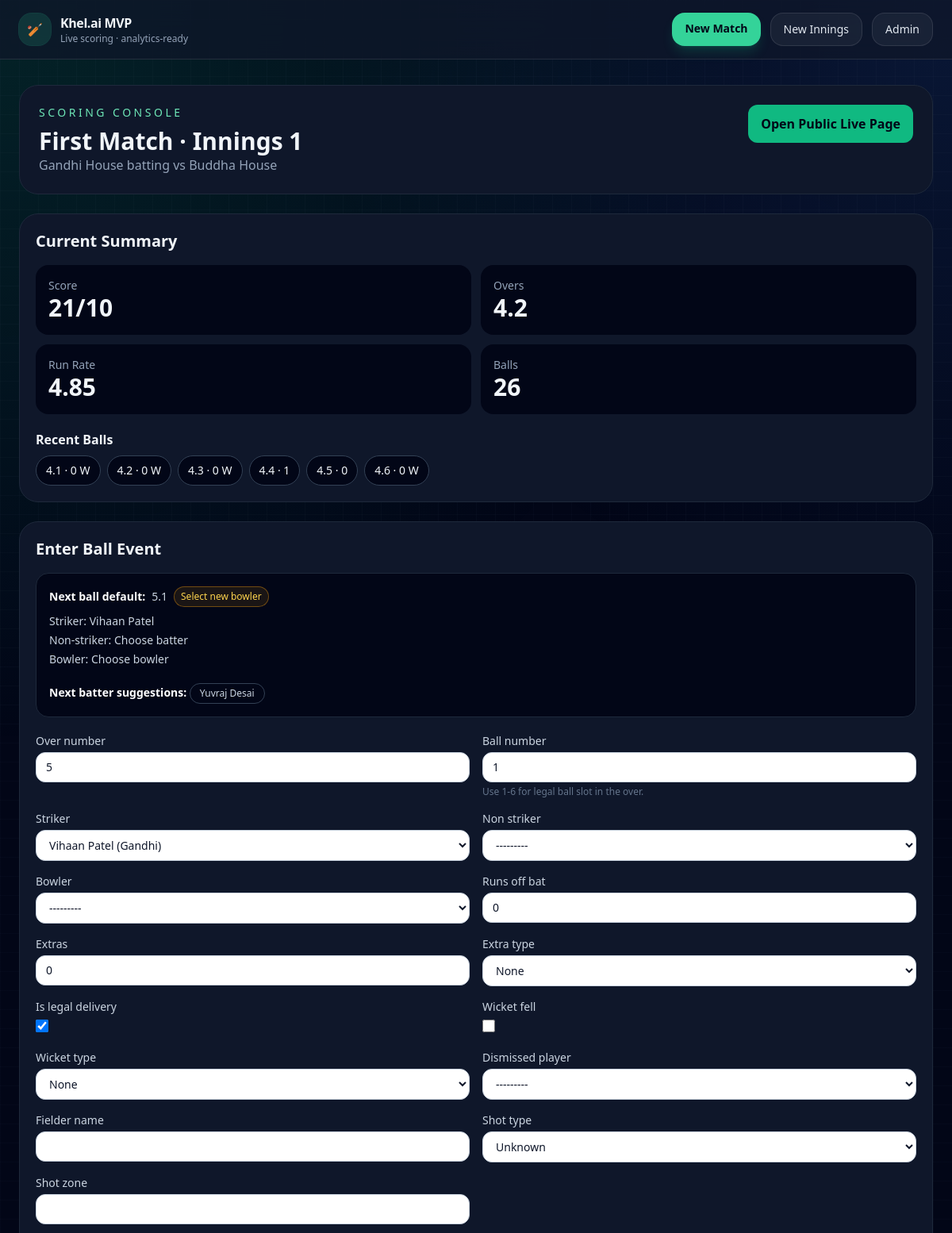
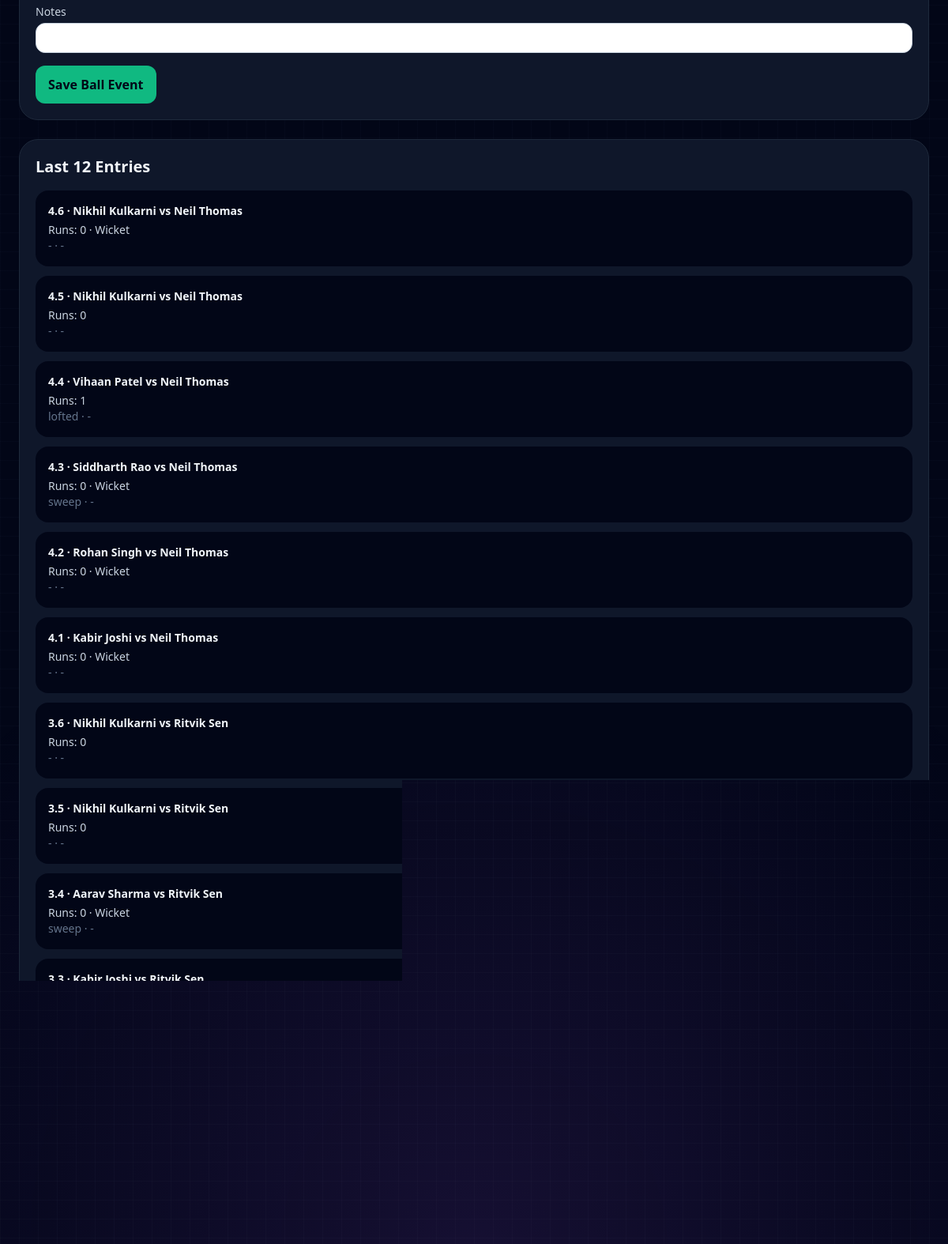
The page /innings/1/scoring/ on the database its author committed (2 pictures, top to bottom).
### matches/models.py (models this page shows, shortened)
class Innings(models.Model):
    match = models.ForeignKey(Match, on_delete=models.CASCADE, related_name="innings")
    innings_number = models.PositiveSmallIntegerField()
    batting_team = models.ForeignKey(Team, on_delete=models.CASCADE, related_name="batting_innings")
    bowling_team = models.ForeignKey(Team, on_delete=models.CASCADE, related_name="bowling_innings")
    total_overs_limit = models.PositiveSmallIntegerField(default=20)
    is_complete = models.BooleanField(default=False)
    class Meta:
        unique_together = ("match", "innings_number")
        ordering = ["innings_number"]

class Match(models.Model):
    title = models.CharField(max_length=200)
    tournament_name = models.CharField(max_length=200, blank=True)
    venue = models.CharField(max_length=200, blank=True)
    match_date = models.DateField(null=True, blank=True)
    team_1 = models.ForeignKey(Team, on_delete=models.CASCADE, related_name="home_matches")
    team_2 = models.ForeignKey(Team, on_delete=models.CASCADE, related_name="away_matches")
    toss_winner = models.ForeignKey(
        Team,
        on_delete=models.SET_NULL,
        null=True,
        blank=True,
        related_name="toss_wins"
    )
    toss_decision = models.CharField(max_length=20, blank=True)
    status = models.CharField(max_length=30, default="live")
    stream_url = models.URLField(blank=True)
    class Meta:
        ordering = ["-id"]

class Team(models.Model):
    name = models.CharField(max_length=120, unique=True)
    short_name = models.CharField(max_length=12, blank=True)

class Player(models.Model):
    team = models.ForeignKey(Team, on_delete=models.CASCADE, related_name="players")
    name = models.CharField(max_length=120)
    jersey_number = models.PositiveIntegerField(null=True, blank=True)
    batting_hand = models.CharField(max_length=20, blank=True)
    bowling_style = models.CharField(max_length=50, blank=True)
    class Meta:
        unique_together = ("team", "name")
        ordering = ["team__name", "name"]
    def __str__(self):
        return f"{self.name} ({self.team.short_name or self.team.name})"

class BallEvent(models.Model):
    EXTRA_CHOICES = [
        ("", "None"),
        ("wide", "Wide"),
        ("no_ball", "No Ball"),
        ("bye", "Bye"),
        ("leg_bye", "Leg Bye"),
        ("penalty", "Penalty"),
    ]
    WICKET_CHOICES = [
        ("", "None"),
        ("bowled", "Bowled"),
        ("caught", "Caught"),
        ("lbw", "LBW"),
        ("run_out", "Run Out"),
        ("stumped", "Stumped"),
        ("hit_wicket", "Hit Wicket"),
        ("retired_out", "Retired Out"),
    ]
    SHOT_CHOICES = [
        ("", "Unknown"),
        ("defence", "Defence"),
        ("drive", "Drive"),
        ("cut", "Cut"),
        ("pull", "Pull"),
        ("sweep", "Sweep"),
        ("glance", "Glance"),
        ("lofted", "Lofted"),
    ]
    innings = models.ForeignKey(Innings, on_delete=models.CASCADE, related_name="ball_events")
    over_number = models.PositiveSmallIntegerField()
    ball_number = models.PositiveSmallIntegerField(help_text="Use 1-6 for legal ball slot in the over.")
    striker = models.ForeignKey(Player, on_delete=models.CASCADE, related_name="balls_faced_as_striker")
    non_striker = models.ForeignKey(Player, on_delete=models.CASCADE, related_name="balls_faced_as_non_striker")
    bowler = models.ForeignKey(Player, on_delete=models.CASCADE, related_name="balls_bowled")
    runs_off_bat = models.PositiveSmallIntegerField(default=0)
    extras = models.PositiveSmallIntegerField(default=0)
    extra_type = models.CharField(max_length=20, choices=EXTRA_CHOICES, blank=True)
    is_legal_delivery = models.BooleanField(default=True)
    wicket_fell = models.BooleanField(default=False)
    wicket_type = models.CharField(max_length=20, choices=WICKET_CHOICES, blank=True)
    dismissed_player = models.ForeignKey(
        Player,
        null=True,
        blank=True,
        on_delete=models.SET_NULL,
        related_name="dismissals"
    )
    fielder_name = models.CharField(max_length=120, blank=True)
    shot_type = models.CharField(max_length=20, choices=SHOT_CHOICES, blank=True)
    shot_zone = models.CharField(max_length=50, blank=True)
    notes = models.CharField(max_length=255, blank=True)
    created_at = models.DateTimeField(auto_now_add=True)
    class Meta:
        ordering = ["over_number", "ball_number", "id"]
    @property
    def total_runs(self):
        return self.runs_off_bat + self.extras

### matches/views.py (the view)
# urls.py: path("innings/<int:pk>/scoring/", views.innings_scoring, name="innings_scoring"),
def innings_scoring(request, pk):
    innings = get_object_or_404(
        Innings.objects.select_related("match", "batting_team", "bowling_team"),
        pk=pk
    )
    scoring_state = get_scoring_state(innings)
    form_kwargs = {
        "innings": innings,
        "scoring_state": scoring_state,
    }
    if request.method == "POST":
        form = BallEventForm(request.POST, **form_kwargs)
    else:
        form = BallEventForm(initial=scoring_state.as_form_initial(), **form_kwargs)
    if request.method == "POST" and form.is_valid():
        ball = form.save(commit=False)
        ball.innings = innings
        ball.save()
        messages.success(request, f"Ball {ball.over_number}.{ball.ball_number} saved.")
        return redirect("innings_scoring", pk=innings.pk)
    summary = innings_summary(innings)
    events = innings.ball_events.select_related("striker", "non_striker", "bowler").order_by("-id")[:12]
    suggested_batters = list(
        innings.batting_team.players.filter(id__in=scoring_state.suggested_next_batter_ids).order_by("name")
    )
    batting_players = innings.batting_team.players.in_bulk()
    bowling_players = innings.bowling_team.players.in_bulk()
    next_ball_context = {
        "over_number": scoring_state.over_number,
        "ball_number": scoring_state.ball_number,
        "striker_name": batting_players.get(scoring_state.striker_id).name if scoring_state.striker_id in batting_players else "",
        "non_striker_name": batting_players.get(scoring_state.non_striker_id).name if scoring_state.non_striker_id in batting_players else "",
        "bowler_name": bowling_players.get(scoring_state.bowler_id).name if scoring_state.bowler_id in bowling_players else "",
        "requires_new_bowler": scoring_state.requires_new_bowler,
    }
    return render(
        request,
        "matches/innings_scoring.html",
        {
            "innings": innings,
            "form": form,
            "scoring_state": scoring_state,
            "next_ball_context": next_ball_context,
            "summary": summary,
            "events": events,
            "suggested_batters": suggested_batters,
        },
    )

### matches/forms.py (shortened to what this page needs)
class BallEventForm(forms.ModelForm):
    class Meta:
        model = BallEvent
        fields = [
            "over_number",
            "ball_number",
            "striker",
            "non_striker",
            "bowler",
            "runs_off_bat",
            "extras",
            "extra_type",
            "is_legal_delivery",
            "wicket_fell",
            "wicket_type",
            "dismissed_player",
            "fielder_name",
            "shot_type",
            "shot_zone",
            "notes",
        ]
    def __init__(self, *args, innings=None, scoring_state=None, **kwargs):
        super().__init__(*args, **kwargs)
        self.innings = innings
        self.scoring_state = scoring_state
        if innings is not None:
            batting_qs = innings.batting_team.players.all().order_by("name")
            bowling_qs = innings.bowling_team.players.all().order_by("name")
            self.fields["striker"].queryset = batting_qs
            self.fields["non_striker"].queryset = batting_qs
            self.fields["dismissed_player"].queryset = batting_qs
            self.fields["bowler"].queryset = bowling_qs
        apply_form_control_styles(self.fields)

### matches/forms.py (called while the page is built)
def apply_form_control_styles(fields):
    for field in fields.values():
        css = (
            "w-full rounded-xl border border-slate-300 bg-white "
            "px-3 py-2 text-sm text-slate-900 placeholder:text-slate-400 "
            "focus:border-emerald-500 focus:outline-none"
        )
        if isinstance(field.widget, forms.CheckboxInput):
            field.widget.attrs.update({"class": "h-4 w-4 rounded border-slate-300"})
        else:
            field.widget.attrs.update({"class": css})

### matches/scoring.py (called while the page is built)
def _should_swap_strike(event):
    if event.extra_type == "wide":
        return max(event.extras - 1, 0) % 2 == 1
    if event.extra_type == "no_ball":
        return (event.runs_off_bat + max(event.extras - 1, 0)) % 2 == 1
    return event.total_runs % 2 == 1

def _available_batter_ids(innings, active_batter_ids):
    dismissed_ids = set()
    for event in innings.ball_events.filter(wicket_fell=True).only("dismissed_player_id", "striker_id"):
        dismissed_ids.add(event.dismissed_player_id or event.striker_id)
    excluded_ids = dismissed_ids | {player_id for player_id in active_batter_ids if player_id}
    return list(
        innings.batting_team.players.exclude(id__in=excluded_ids)
        .order_by("name")
        .values_list("id", flat=True)
    )

### matches/templates/matches/innings_scoring.html (shortened to what this page needs)
{% extends "matches/base.html" %}
{% block content %}
<section class="mb-6 rounded-3xl border border-slate-800 bg-slate-900 p-6">
  <div class="flex flex-wrap items-start justify-between gap-4">
    <div>
      <p class="mb-2 text-sm uppercase tracking-[0.25em] text-emerald-300">Scoring Console</p>
      <h1 class="text-3xl font-bold">{{ innings.match.title }} · Innings {{ innings.innings_number }}</h1>
      <p class="text-slate-400">{{ innings.batting_team.name }} batting vs {{ innings.bowling_team.name }}</p>
    </div>
    <a href="{% url 'live_match' innings.match.pk %}" class="rounded-xl bg-emerald-500 px-4 py-3 font-semibold text-slate-950">
      Open Public Live Page
    </a>
  </div>
</section>
<section class="grid gap-6 xl:grid-cols-[1.1fr_1.5fr_1fr]">
  <aside class="rounded-3xl border border-slate-800 bg-slate-900 p-5">
    <h2 class="mb-4 text-xl font-semibold">Current Summary</h2>
    <div class="grid grid-cols-2 gap-3">
      <div class="rounded-2xl bg-slate-950 p-4">
        <p class="text-sm text-slate-400">Score</p>
        <p class="text-3xl font-bold">{{ summary.total_runs }}/{{ summary.wickets }}</p>
      </div>
      <div class="rounded-2xl bg-slate-950 p-4">
        <p class="text-sm text-slate-400">Overs</p>
        <p class="text-3xl font-bold">{{ summary.overs }}</p>
      </div>
      <div class="rounded-2xl bg-slate-950 p-4">
        <p class="text-sm text-slate-400">Run Rate</p>
        <p class="text-3xl font-bold">{{ summary.run_rate }}</p>
      </div>
      <div class="rounded-2xl bg-slate-950 p-4">
        <p class="text-sm text-slate-400">Balls</p>
        <p class="text-3xl font-bold">{{ summary.legal_balls }}</p>
      </div>
    </div>
    <div class="mt-5">
      <h3 class="mb-2 font-semibold">Recent Balls</h3>
      <div class="flex flex-wrap gap-2">
        {% for ball in summary.recent_balls %}
          <span class="rounded-full border border-slate-700 bg-slate-950 px-3 py-2 text-sm">
            {{ ball.over_ball }} · {{ ball.label }}
          </span>
        {% empty %}
          <span class="text-sm text-slate-400">No balls entered yet.</span>
        {% endfor %}
      </div>
    </div>
  </aside>
  <section class="rounded-3xl border border-slate-800 bg-slate-900 p-5">
    <h2 class="mb-4 text-xl font-semibold">Enter Ball Event</h2>
    <div class="mb-5 rounded-2xl border border-slate-800 bg-slate-950 p-4 text-sm text-slate-300">
      <div class="mb-2 flex flex-wrap items-center gap-2">
        <span class="font-semibold text-white">Next ball default:</span>
        <span>{{ next_ball_context.over_number }}.{{ next_ball_context.ball_number }}</span>
        {% if next_ball_context.requires_new_bowler %}
          <span class="rounded-full border border-amber-500/40 bg-amber-500/10 px-2 py-1 text-xs text-amber-300">Select new bowler</span>
        {% endif %}
      </div>
      <div class="flex flex-col gap-1">
        <span>Striker: {{ next_ball_context.striker_name|default:"Choose batter" }}</span>
        <span>Non-striker: {{ next_ball_context.non_striker_name|default:"Choose batter" }}</span>
        <span>Bowler: {{ next_ball_context.bowler_name|default:"Choose bowler" }}</span>
      </div>
      {% if suggested_batters %}
        <div class="mt-3">
          <span class="font-semibold text-white">Next batter suggestions:</span>
          {% for player in suggested_batters %}
            <span class="mt-2 inline-flex rounded-full border border-slate-700 px-3 py-1 text-xs">{{ player.name }}</span>
          {% endfor %}
        </div>
      {% endif %}
    </div>
    <form method="post" class="grid gap-4 md:grid-cols-2">
      {% for field in form %}
        <div class="{% if field.name == 'notes' %}md:col-span-2{% endif %}">
          <label class="mb-1 block text-sm font-medium text-slate-300">{{ field.label }}</label>
          {{ field }}
          {% if field.help_text %}
            <p class="mt-1 text-xs text-slate-500">{{ field.help_text }}</p>
          {% endif %}
        </div>
      {% endfor %}
      <div class="md:col-span-2">
        <button class="rounded-xl bg-emerald-500 px-4 py-3 font-semibold text-slate-950">
          Save Ball Event
        </button>
      </div>
    </form>
  </section>
  <aside class="rounded-3xl border border-slate-800 bg-slate-900 p-5">
    <h2 class="mb-4 text-xl font-semibold">Last 12 Entries</h2>
    <div class="space-y-3">
      {% for e in events %}
        <div class="rounded-2xl bg-slate-950 p-4 text-sm">
          <div class="mb-1 font-semibold">{{ e.over_number }}.{{ e.ball_number }} · {{ e.striker.name }} vs {{ e.bowler.name }}</div>
          <div class="text-slate-300">
            Runs: {{ e.total_runs }}
            {% if e.wicket_fell %} · Wicket{% endif %}
          </div>
          <div class="text-slate-500">{{ e.shot_type|default:"-" }} · {{ e.shot_zone|default:"-" }}</div>
        </div>
      {% empty %}
        <div class="rounded-2xl bg-slate-950 p-4 text-sm text-slate-400">
          No entries yet.
        </div>
      {% endfor %}
    </div>
  </aside>
</section>
{% endblock %}

### rows shown on the page
Innings: match "First Match", innings_number "1", batting_team.name "Gandhi House", bowling_team.name "Buddha House"
Player: striker_name "Vihaan Patel"
Player: name "Yuvraj Desai"
BallEvent: over_number "4", ball_number "6", striker.name "Nikhil Kulkarni", bowler.name "Neil Thomas", total_runs "0", wicket_fell "· Wicket", shot_type "-", shot_zone "-"
BallEvent: over_number "4", ball_number "5", striker.name "Nikhil Kulkarni", bowler.name "Neil Thomas", total_runs "0", shot_type "-", shot_zone "-"
BallEvent: over_number "4", ball_number "4", striker.name "Vihaan Patel", bowler.name "Neil Thomas", total_runs "1", shot_type "lofted", shot_zone "-"
BallEvent: over_number "4", ball_number "3", striker.name "Siddharth Rao", bowler.name "Neil Thomas", total_runs "0", wicket_fell "· Wicket", shot_type "sweep", shot_zone "-"
BallEvent: over_number "4", ball_number "2", striker.name "Rohan Singh", bowler.name "Neil Thomas", total_runs "0", wicket_fell "· Wicket", shot_type "-", shot_zone "-"
BallEvent: over_number "4", ball_number "1", striker.name "Kabir Joshi", bowler.name "Neil Thomas", total_runs "0", wicket_fell "· Wicket", shot_type "-", shot_zone "-"
BallEvent: over_number "3", ball_number "6", striker.name "Nikhil Kulkarni", bowler.name "Ritvik Sen", total_runs "0", shot_type "-", shot_zone "-"
BallEvent: over_number "3", ball_number "5", striker.name "Nikhil Kulkarni", bowler.name "Ritvik Sen", total_runs "0", shot_type "-", shot_zone "-"
BallEvent: over_number "3", ball_number "4", striker.name "Aarav Sharma", bowler.name "Ritvik Sen", total_runs "0", wicket_fell "· Wicket", shot_type "sweep", shot_zone "-"
BallEvent: over_number "3", ball_number "3", striker.name "Kabir Joshi", bowler.name "Ritvik Sen"

### other values the page prints
{{ summary.total_runs }} "21"
{{ summary.wickets }} "10"
{{ summary.overs }} "4.2"
{{ summary.run_rate }} "4.85"
{{ summary.legal_balls }} "26"
{{ ball.over_ball }} "4.1" "4.2" "4.3" "4.4" "4.5" "4.6"
{{ ball.label }} "0 W" "0 W" "0 W" "1" "0" "0 W"
{{ next_ball_context.over_number }} "5"
{{ next_ball_context.ball_number }} "1"
{{ next_ball_context.non_striker_name|default:"Choose batter" }} "Choose batter"
{{ next_ball_context.bowler_name|default:"Choose bowler" }} "Choose bowler"
{{ field.label }} "Over number" "Ball number" "Striker" "Non striker" "Bowler" "Runs off bat" "Extras" "Extra type" "Is legal delivery" "Wicket fell" "Wicket type" "Dismissed player" "Fielder name" "Shot type" "Shot zone" "Notes"
{{ field.help_text }} "Use 1-6 for legal ball slot in the over."
